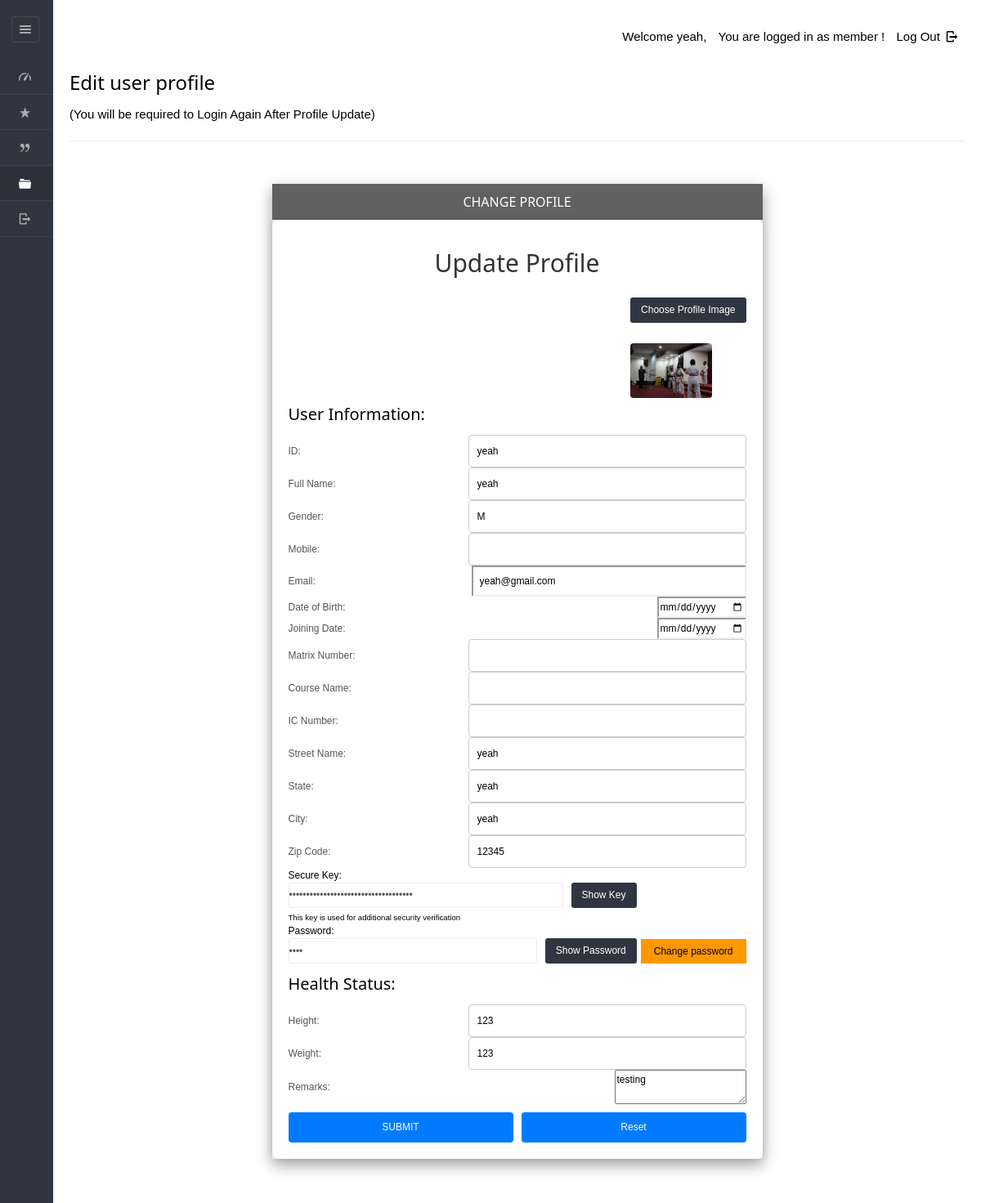
The page /dashboard/member/more-userprofile.php (signed in) on the database as committed earlier.
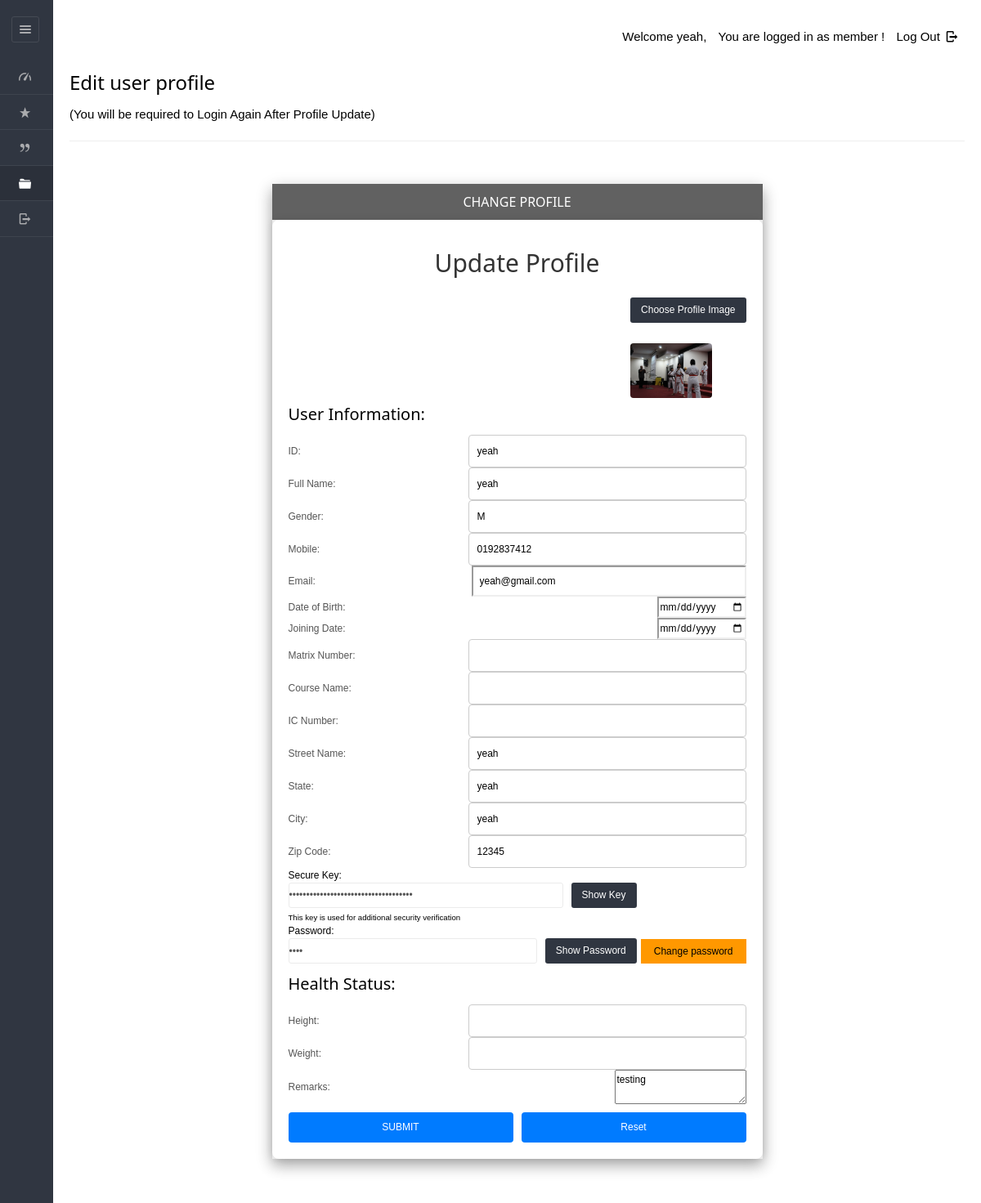
The same page on the database as committed later.
### tables this page shows
CREATE TABLE IF NOT EXISTS `health_status` (
  `healthid` varchar(100) NOT NULL,
  `calorie` int DEFAULT NULL,
  `height` varchar(8) DEFAULT NULL,
  `weight` varchar(8) DEFAULT NULL,
  `remarks` varchar(200) NOT NULL DEFAULT '',
  `userid` varchar(20) NOT NULL,
  `fat` int DEFAULT NULL,
  PRIMARY KEY (`healthid`)
);

CREATE TABLE IF NOT EXISTS `users` (
  `userid` varchar(20) NOT NULL,
  `pass_key` varchar(100) NOT NULL,
  `imageid` varchar(200) DEFAULT NULL,
  `username` varchar(40) DEFAULT NULL,
  `fullName` varchar(100) DEFAULT NULL,
  `gender` varchar(8) DEFAULT NULL,
  `mobile` varchar(20) DEFAULT NULL,
  `email` varchar(200) DEFAULT NULL,
  `dob` varchar(40) DEFAULT NULL,
  `joining_date` varchar(40) DEFAULT NULL,
  `hasApproved` varchar(10) DEFAULT NULL,
  `matrixNumber` varchar(255) DEFAULT NULL,
  `courseName` varchar(255) DEFAULT NULL,
  `no_ic` varchar(50) DEFAULT NULL,
  PRIMARY KEY (`userid`)
);

### dashboard/member/more-userprofile.php (the view, shortened to what the changed rows need)
<?php
require '../../include/db_conn.php';
$user_id = $_SESSION['userid'];
$sql = "SELECT * FROM users WHERE userid = ?";
$stmt = $con->prepare($sql);
$stmt->bind_param("i", $user_id);
$stmt->execute();
$result = $stmt->get_result();
$user_data = $result->fetch_assoc();
$sql = "SELECT * FROM health_status WHERE userid = ?";
$stmt = $con->prepare($sql);
$stmt->bind_param("i", $user_id);
$stmt->execute();
$result = $stmt->get_result();
$health_data = $result->fetch_assoc();
$query = "SELECT pass_key FROM users WHERE userid = ?";
$stmt = $con->prepare($query);
$stmt->bind_param("i", $user_id);
$stmt->execute();
$stmt->bind_result($user_password);
?>
<!DOCTYPE html>
<html lang="en">
<head>
    <link rel="stylesheet" href="../../css/style.css" id="style-resource-5">
    <link rel="stylesheet" href="../../css/dashMain.css">
    <link rel="stylesheet" type="text/css" href="../../css/entypo.css">
    <link href="a1style.css" rel="stylesheet" type="text/css">
	<link rel="stylesheet" href="../../css/dashboard/sidebar.css">
</head>
<body class="page-body page-fade" onload="collapseSidebar()">
    <div class="page-container sidebar-collapsed" id="navbarcollapse">
        <div class="main-content">
            <div class="a1-container a1-small a1-padding-32" style="margin-top:2px; margin-bottom:2px;">
                <div class="a1-card-8 a1-light-gray" style="width:600px; margin:0 auto;">
<div class="form-container">
    <h2>Update Profile</h2>
    <form id="form1" name="form1" method="post" action="" enctype="multipart/form-data">
<div class="form-group">
    <label for="login_id">ID:</label>
    <input type="text" name="login_id" value="<?php echo htmlspecialchars($user_data['username'] ?? '', ENT_QUOTES, 'UTF-8'); ?>" required pattern="[a-zA-Z0-9]{1,25}" title="Only alphanumeric characters are allowed, up to 25 characters." readonly>
</div>
<div class="form-group">
    <label for="full_name">Full Name:</label>
    <input type="text" name="full_name" value="<?php echo htmlspecialchars($user_data['fullName'] ?? '', ENT_QUOTES, 'UTF-8'); ?>" maxlength="25" required pattern="[a-zA-Z\s]{1,25}" title="Only letters and spaces are allowed, up to 25 characters.">
</div>
<div class="form-group">
    <label for="gender">Gender:</label>
    <input type="text" name="gender" value="<?php echo htmlspecialchars($user_data['gender'] ?? '', ENT_QUOTES, 'UTF-8'); ?>" maxlength="10" required pattern="[a-zA-Z]{1,10}" title="Only letters are allowed, up to 10 characters.">
</div>
<div class="form-group">
    <label for="mobile">Mobile:</label>
    <input type="text" name="mobile" value="<?php echo htmlspecialchars($user_data['mobile'] ?? '', ENT_QUOTES, 'UTF-8'); ?>" maxlength="15" required pattern="\d{10,15}" title="Only digits are allowed, between 10 to 15 characters.">
</div>
<div class="form-group">
    <label for="email">Email:</label>
    <input type="email" name="email" value="<?php echo htmlspecialchars($user_data['email'] ?? '', ENT_QUOTES, 'UTF-8'); ?>" maxlength="50" required pattern=".{1,50}" title="Up to 50 characters.">
</div>
<tr>
    <td height="35">
        <div style="display: flex; align-items: center; gap: 5px;">
            <input type="password" id="userPassword" class="form-control" value="<?php echo htmlspecialchars($user_password); ?>" style="flex: 1; max-width: 60%; margin-right: 5px;" readonly>
            <button type="button" onclick="handlePasswordVisibility(event)" class="btn btn-primary" style="white-space: nowrap;">Show Password</button>
            <a href="change_pwd.php" class="a1-btn a1-orange" style="white-space: nowrap;">Change password</a>
        </div>
    </td>
</tr>
<div class="form-group">
    <label for="height">Height:</label>
    <input type="text" name="height" value="<?php echo htmlspecialchars($health_data['height'] ?? '', ENT_QUOTES, 'UTF-8'); ?>" maxlength="5" required pattern="\d{1,5}" title="Only digits are allowed, up to 5 characters.">
</div>
<div class="form-group">
    <label for="weight">Weight:</label>
    <input type="text" name="weight" value="<?php echo htmlspecialchars($health_data['weight'] ?? '', ENT_QUOTES, 'UTF-8'); ?>" maxlength="5" required pattern="\d{1,5}" title="Only digits are allowed, up to 5 characters.">
</div>
<div class="form-group">
    <label for="remarks">Remarks:</label>
    <textarea name="remarks" maxlength="255"><?php echo htmlspecialchars($health_data['remarks'] ?? '', ENT_QUOTES, 'UTF-8'); ?></textarea>
</div>
    </form>
</div>
                </div>
            </div>
        </div>
    </body>
</html>

Rows that differ between the two databases and show on the page:
changed users "yeah": mobile (not shown) → "0192837412"
changed health_status "testing": height "123" → (not shown); weight "123" → (not shown)
